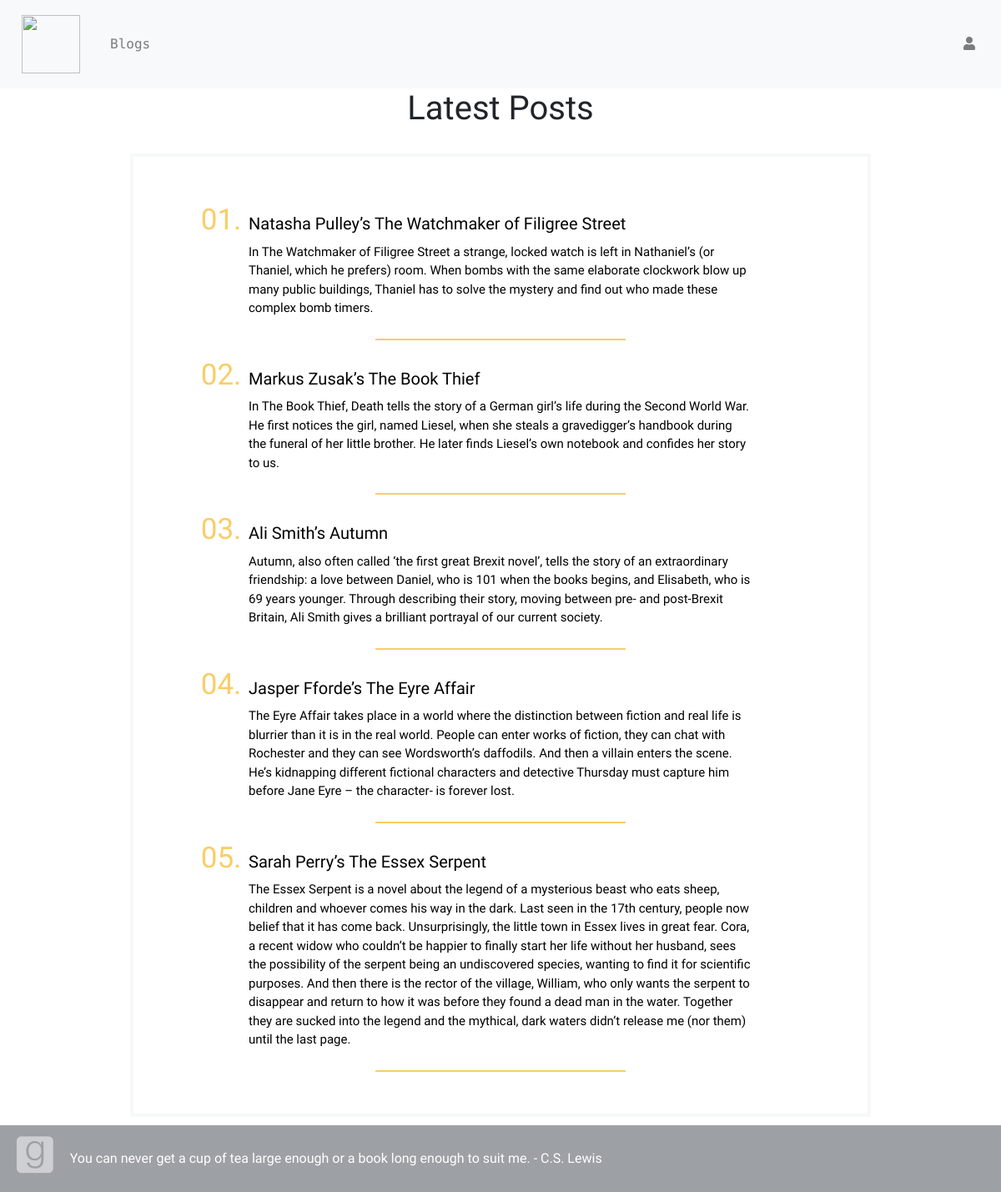
Screenshot of /blog/ with the database file from the repository.
### book_app/models.py (models this page shows, shortened)
class Blog(models.Model):
  title = models.CharField(max_length=200, unique=True)
  intro = models.TextField()
  body = models.TextField()
  posted = models.DateField(db_index=True, auto_now_add=True)
  author = models.ForeignKey(
          get_user_model(),
          on_delete=models.CASCADE,
          default=1,
          )

### book_app/views.py (the view)
# urls.py: path('blog/',views.BlogListView.as_view(),name='blog_list'),
class BlogListView(ListView):
  model = Blog
  ordering = ['-posted']

### book_app/templates/book_app/blog_list.html
{% extends "book_app/base.html" %}
{% block body_block %}
<h1>Latest Posts</h1>
<div class="container-list">
  <ol id="blog-list">
{% for blog in blog_list %}
    <div class="blog-single">
      <li><a id="blog-title" href="{% url 'book_app:blog_detail' pk=blog.pk %}">{{ blog.title }}</a></li>
      <a id="blog-intro" href="{% url 'book_app:blog_detail' pk=blog.pk %}">{{ blog.intro }}</a>
    </div>
  <hr id="list-line">
{% endfor %}
  </ol>
</div>
{% endblock %}

### book_app/static/css/book_app.css (style rules this page uses)
body { font-family: 'Sree Krushnadevaraya', serif; padding-bottom: 80px; font-size: 16px; }
h1 { text-align: center; }
.container-list { width: 80%; margin: 30px auto 10px; border: 4px solid #f7f8f9; }
#blog-list { list-style: decimal-leading-zero; color: #F9CD66; font-size: 35px; margin: 50px; padding: 0px 10%; }
#list-line { width: 300px; border-top: 2px solid #F9CD66; }
#blog-intro { color: black; font-size: 15px; text-decoration: none; display: inline-block; opacity: 1; }
#blog-title { text-decoration: none; color: black; font-size: 20px; padding: 0px; }

### rows the page displays
Blog: title "Natasha Pulley’s The Watchmaker of Filigree Street", intro "In The Watchmaker of Filigree Street a strange, locked watch is left in Nathaniel’s (or Thaniel, which he prefers) room. When bombs with the same elaborate clockwork blow up many public buildings, Thaniel has to solve the mystery and find out who made these complex bomb timers."
Blog: title "Markus Zusak’s The Book Thief", intro "In The Book Thief, Death tells the story of a German girl’s life during the Second World War. He first notices the girl, named Liesel, when she steals a gravedigger’s handbook during the funeral of her little brother. He later finds Liesel’s own notebook and confides her story to us."
Blog: title "Ali Smith’s Autumn", intro "Autumn, also often called ‘the first great Brexit novel’, tells the story of an extraordinary friendship: a love between Daniel, who is 101 when the books begins, and Elisabeth, who is 69 years younger. Through describing their story, moving between pre- and post-Brexit Britain, Ali Smith gives a brilliant portrayal of our current society."
Blog: title "Jasper Fforde’s The Eyre Affair", intro "The Eyre Affair takes place in a world where the distinction between fiction and real life is blurrier than it is in the real world. People can enter works of fiction, they can chat with Rochester and they can see Wordsworth’s daffodils. And then a villain enters the scene. He’s kidnapping different fictional characters and detective Thursday must capture him before Jane Eyre – the character- is forever lost."
Blog: title "Sarah Perry’s The Essex Serpent", intro "The Essex Serpent is a novel about the legend of a mysterious beast who eats sheep, children and whoever comes his way in the dark. Last seen in the 17th century, people now belief that it has come back. Unsurprisingly, the little town in Essex lives in great fear. Cora, a recent widow who couldn’t be happier to finally start her life without her husband, sees the possibility of the serpent being an undiscovered species, wanting to find it for scientific purposes. And then there is the rector of the village, William, who only wants the serpent to disappear and return to how it was before they found a dead man in the water. Together they are sucked into the legend and the mythical, dark…"
